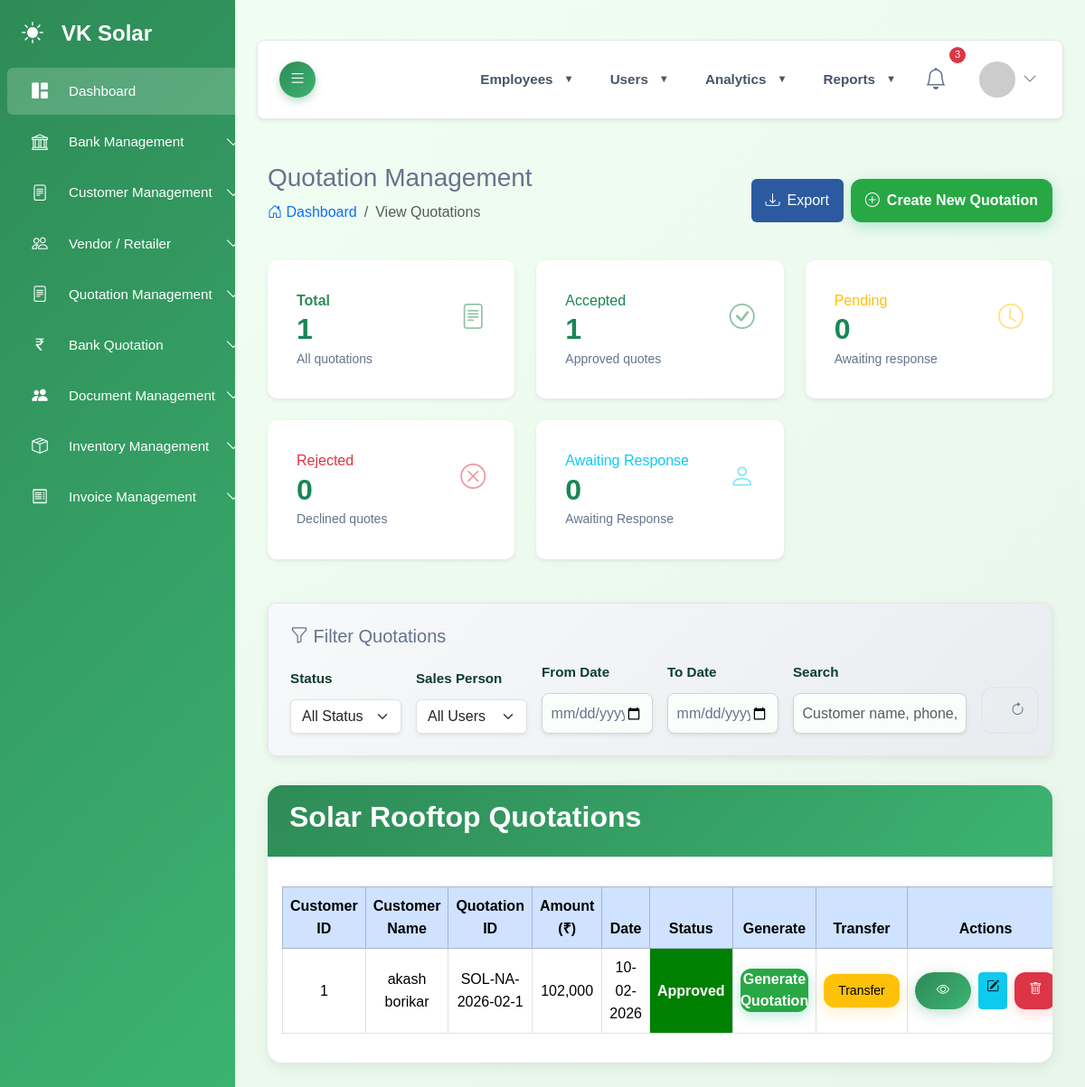
Page /admin/view_quotations.php (signed in) on the committed database.
### tables this page shows
CREATE TABLE `solar_rooftop_quotations` (
  `quotation_id` int NOT NULL,
  `quote_number` varchar(50) NOT NULL,
  `status` enum('sent','approved','declined','under_review') DEFAULT 'sent',
  `customer_id` int DEFAULT NULL,
  `customer_name` varchar(150) NOT NULL,
  `customer_phone` varchar(20) DEFAULT NULL,
  `customer_email` varchar(150) DEFAULT NULL,
  `customer_address` text,
  `prepared_by` varchar(150) DEFAULT NULL,
  `preparer_address` text,
  `preparer_contact` varchar(50) DEFAULT NULL,
  `preparer_email` varchar(150) DEFAULT NULL,
  `roof_type` varchar(50) DEFAULT NULL,
  `roof_area_sqft` decimal(8,2) DEFAULT NULL,
  `property_type` varchar(50) DEFAULT NULL,
  `meter_type` varchar(50) DEFAULT NULL,
  `monthly_bill` decimal(12,2) DEFAULT NULL,
  `panel_wattage` int DEFAULT NULL,
  `panel_count` int DEFAULT NULL,
  `panel_company` varchar(100) DEFAULT NULL,
  `inverter_company` varchar(100) DEFAULT NULL,
  `inverter_capacity` varchar(50) DEFAULT NULL,
  `inverter_type` varchar(50) DEFAULT NULL,
  `inverter_count` int NOT NULL,
  `system_size_kwp` decimal(6,2) DEFAULT NULL,
  `system_type` varchar(50) DEFAULT NULL,
  `total_cost` decimal(12,2) DEFAULT NULL,
  `subsidy` decimal(12,2) DEFAULT NULL,
  `final_cost` decimal(12,2) DEFAULT NULL,
  `monthly_savings` decimal(12,2) DEFAULT NULL,
  `payback_period` decimal(4,1) DEFAULT NULL,
  `created_date` datetime DEFAULT CURRENT_TIMESTAMP,
  `updated_date` datetime DEFAULT CURRENT_TIMESTAMP ON UPDATE CURRENT_TIMESTAMP,
  `battery_backup` tinyint(1) DEFAULT '0',
  `smart_monitoring` tinyint(1) DEFAULT '0',
  `annual_maintenance` tinyint(1) DEFAULT '0'
);

### admin/connect/auth_middleware.php (called while the page is built, shortened)
<?php
class AuthMiddleware {
    private $conn;
    public function __construct($connection) {
        $this->conn = $connection;
    }
    public function requireAuth() {
        if (!$this->verifyUserActive($_SESSION['user_id'])) {
            $this->logout();
            $this->redirectToLogin();
        }
    }
    public function checkPermission($module, $action = 'view') {
        $this->requireAuth();
        $role = $_SESSION['role'];
        $permission = $this->getUserPermission($role, $module);
        switch ($action) {
            case 'view': return $permission['can_view'];
            case 'create': return $permission['can_create'];
            case 'edit': return $permission['can_edit'];
            case 'delete': return $permission['can_delete'];
        }
    }
    private function getUserPermission($role, $module) {
        $stmt = $this->conn->prepare("
            SELECT can_view, can_create, can_edit, can_delete
            FROM user_permissions
            WHERE role = ? AND module = ?
        ");
        $stmt->bind_param("ss", $role, $module);
        $stmt->execute();
        $result = $stmt->get_result();
        if ($result->num_rows > 0) {
            return $result->fetch_assoc();
        }
        return ['can_view' => false, 'can_create' => false, 'can_edit' => false, 'can_delete' => false];
    }
    private function verifyUserActive($userId) {
        $stmt = $this->conn->prepare("
            SELECT id, username, role, is_active
            FROM users
            WHERE id = ? AND is_active = 1
        ");
        $stmt->bind_param("i", $userId);
        $stmt->execute();
        $result = $stmt->get_result();
        if ($result->num_rows > 0) {
            $user = $result->fetch_assoc();
            return true;
        }
        return false;
    }
}
require_once 'db.php';
$auth = new AuthMiddleware($conn);
?>

### admin/connect/fun.php (called while the page is built, shortened)
<?php
class quote {
    private $conn;
    public function __construct($dbConnection) {
        $this->conn = $dbConnection;
    }
    public function getQuotationStats() {
    $sql = "SELECT
                COUNT(*) AS Total,
                SUM(status = 'approved') AS Accepted,
                SUM(status = 'under_review') AS Pending,
                SUM(status = 'sent') AS Awaiting,
                SUM(status = 'declined') AS Declined
            FROM solar_rooftop_quotations";
    $result = $this->conn->query($sql);
    $r = $result->fetch_assoc();
    return [
        'total'    => $r['Total'] ?? 0,
        'accepted' => $r['Accepted'] ?? 0,
        'pending'  => $r['Pending'] ?? 0,
        'awaiting' => $r['Awaiting'] ?? 0,
        'declined' => $r['Declined'] ?? 0
    ];
}
}
?>

### admin/view_quotations.php (the view, shortened to what this page needs)
<?php
require_once "connect/db.php";
require_once "connect/fun.php";
require_once 'connect/auth_middleware.php';
$current_user_id = $_SESSION['user_id'] ?? 0;
$current_user_role = $_SESSION['user_role'] ?? 'guest';
if ($current_user_role === 'guest') {
    require_once 'connect/db.php';
    $stmt = $conn->prepare("SELECT role FROM users WHERE id = ?");
    $stmt->bind_param("i", $current_user_id);
    $stmt->execute();
    $result = $stmt->get_result();
    if ($result->num_rows > 0) {
        $user = $result->fetch_assoc();
        $current_user_role = $user['role'];
    } else {
        session_destroy();
        header("Location: login.php");
        exit();
    }
}
$qobj = new quote($conn);
$quoteStats = $qobj->getQuotationStats();
?>
<!DOCTYPE html>
<html lang="en">
<head>
  <?php require('include/head.php'); ?>
</head>
<body class="bg-light">
  <?php require('include/sidebar.php') ?>
  <div id="main-content">
    <?php require('include/navbar.php') ?>
    <main class="py-4">
      <div class="container-fluid">
        <div class="d-flex justify-content-between align-items-center mb-4">
          <div>
            <h1 class="h3 mb-2 text-gray-800">Quotation Management</h1>
            <nav aria-label="breadcrumb">
              <ol class="breadcrumb">
                <li class="breadcrumb-item"><a href="./" class="text-decoration-none"><i class="bi bi-house-door"></i> Dashboard</a></li>
                <li class="breadcrumb-item active text-gray-600">View Quotations</li>
              </ol>
            </nav>
          </div>
          <div class="d-flex gap-2">
            <button type="button" class="export-btn" onclick="exportQuotations()">
              <i class="bi bi-download me-2"></i>Export
            </button>
            <?php if ($auth->checkPermission('quotation_management', 'create')): ?>
            <a href="quotation_generator" class="btn btn-success px-3">
              <i class="bi bi-plus-circle me-2"></i>Create New Quotation
            </a>
            <?php endif; ?>
          </div>
        </div>
        <div class="row mb-4">
          <div class=" col-md-4 col-6 mb-4">
            <div class="card stat-card border-left-primary">
              <div class="card-body">
                <div class="d-flex justify-content-between">
                  <div>
                    <div class="text-primary font-weight-bold">Total</div>
                    <h2 id="totalQuotations" class="mb-0"><?= $quoteStats['total']; ?></h2>
                  </div>
                  <div class="align-self-center">
                    <i class="bi bi-file-text fs-3 text-primary opacity-50"></i>
                  </div>
                </div>
                <small class="text-muted">All quotations</small>
              </div>
            </div>
          </div>
          <div class=" col-md-4 col-6 mb-4">
            <div class="card stat-card border-left-success">
              <div class="card-body">
                <div class="d-flex justify-content-between">
                  <div>
                    <div class="text-success font-weight-bold">Accepted</div>
                    <h2 id="acceptedQuotations" class="mb-0"><?= $quoteStats['accepted']; ?></h2>
                  </div>
                  <div class="align-self-center">
                    <i class="bi bi-check-circle fs-3 text-success opacity-50"></i>
                  </div>
                </div>
                <small class="text-muted">Approved quotes</small>
              </div>
            </div>
          </div>
          <div class=" col-md-4 col-6 mb-4">
            <div class="card stat-card border-left-warning">
              <div class="card-body">
                <div class="d-flex justify-content-between">
                  <div>
                    <div class="text-warning font-weight-bold">Pending</div>
                    <h2 id="pendingQuotations" class="mb-0"><?= $quoteStats['pending']; ?></h2>
                  </div>
                  <div class="align-self-center">
                    <i class="bi bi-clock fs-3 text-warning opacity-50"></i>
                  </div>
                </div>
                <small class="text-muted">Awaiting response</small>
              </div>
            </div>
          </div>
          <div class=" col-md-4 col-6 mb-4">
            <div class="card stat-card border-left-danger">
              <div class="card-body">
                <div class="d-flex justify-content-between">
                  <div>
                    <div class="text-danger font-weight-bold">Rejected</div>
                    <h2 id="rejectedQuotations" class="mb-0"><?= $quoteStats['declined']; ?></h2>
                  </div>
                  <div class="align-self-center">
                    <i class="bi bi-x-circle fs-3 text-danger opacity-50"></i>
                  </div>
                </div>
                <small class="text-muted">Declined quotes</small>
              </div>
            </div>
          </div>
          <div class=" col-md-4 col-6 mb-4">
            <div class="card stat-card border-left-info">
              <div class="card-body">
                <div class="d-flex justify-content-between">
                  <div>
                    <div class="text-info font-weight-bold">Awaiting Response</div>
                    <h2 id="myQuotations" class="mb-0"><?= $quoteStats['awaiting']; ?></h2>
                  </div>
                  <div class="align-self-center">
                    <i class="bi bi-person fs-3 text-info opacity-50"></i>
                  </div>
                </div>
                <small class="text-muted">Awaiting Response</small>
              </div>
            </div>
          </div>
        </div>
        <div class="filter-section">
          <h5 class="mb-3"><i class="bi bi-funnel"></i> Filter Quotations</h5>
          <div class="row g-3 align-items-end">
            <div class="col-lg-2 col-md-4">
              <label for="statusFilter" class="form-label fw-semibold">Status</label>
              <select class="form-select shadow-sm" id="statusFilter">
                <option value="">All Status</option>
              </select>
            </div>
            <?php if (in_array($current_user_role, ['super_admin', 'admin', 'office_staff'])): ?>
            <div class="col-lg-2 col-md-4">
              <label for="userFilter" class="form-label fw-semibold">Sales Person</label>
              <select class="form-select shadow-sm" id="userFilter">
                <option value="">All Users</option>
              </select>
            </div>
            <?php endif; ?>
            <div class="col-lg-2 col-md-4">
              <label for="dateFrom" class="form-label fw-semibold">From Date</label>
              <input type="date" class="form-control shadow-sm" id="dateFrom">
            </div>
            <div class="col-lg-2 col-md-4">
              <label for="dateTo" class="form-label fw-semibold">To Date</label>
              <input type="date" class="form-control shadow-sm" id="dateTo">
            </div>
            <div class="col-lg-3 col-md-6">
              <label for="searchInput" class="form-label fw-semibold">Search</label>
              <input type="text" class="form-control shadow-sm" id="searchInput" placeholder="Customer name, phone, quotation no...">
            </div>
            <div class="col-lg-1 col-md-3">
              <button type="button" class="btn btn-outline-secondary w-100 h-100" id="resetFilters" title="Reset Filters">
                <i class="bi bi-arrow-clockwise"></i>
              </button>
            </div>
          </div>
        </div>
        <div class="card mt-4">
    <div class="card-header">
        <h2 class="text-center text-white fw-bold">Solar Rooftop Quotations</h2>
    </div>
    <div class="card-body p-3" style="overflow:auto">
        <table class="table table-bordered text-center align-middle quotation-table">
            <thead class="table-primary fw-bold">
                <tr>
                    <th>Customer ID</th>
                    <th>Customer Name</th>
                    <th>Quotation ID</th>
                    <th>Amount (₹)</th>
                    <th>Date</th>
                    <th>Status</th>
                    <th>Generate</th>
                    <th>Transfer</th>
                    <th colspan='2'>Actions</th>
                </tr>
            </thead>
            <tbody>
            <?php
            $result = $conn->query("SELECT quotation_id, customer_name, quote_number, final_cost, created_date, status FROM solar_rooftop_quotations ORDER BY created_date DESC");
$colors = [
    'sent'        => '#1C39BB',
    'approved'    => 'green',
    'declined'    => 'red',
    'under_review'=> 'yellow'
];
            while ($row = $result->fetch_assoc()):
                $status = $row['status'] ?? '';
                $color = $colors[$status] ?? '';
            ?>
                <tr>
                    <td><?= $row['quotation_id'] ?></td>
                    <td><?= $row['customer_name'] ?></td>
                    <td><?= $row['quote_number'] ?></td>
                    <td><?= number_format($row['final_cost'], 0) ?></td>
                    <td><?= date('d-m-Y', strtotime($row['created_date'])) ?></td>
                    <td style="background:<?php echo $color; ?>; color:#fff; font-weight:bold; text-align:center;"><?= ucfirst(str_replace('_',' ', $row['status'])) ?></td>
                    <td>
                        <a href="merged_template.php?quote_id=<?= $row['quotation_id']; ?>"
                           class="btn btn-success btn-xs p-0" target="_blank">
                            Generate Quotation
                        </a>
                    </td>
                    <td>
                        <a href="transfer_to_customer.php?quote_id=<?= $row['quotation_id'] ?>" class="btn btn-warning btn-sm">Transfer</a>
                    </td>
                    <td colspan='2'>
                        <div class="d-flex justify-content-center gap-2">
                            <a href="view_quotation_details.php?quote_id=<?= $row['quotation_id']; ?>"
                               class="btn btn-primary btn-sm">
                                <i class="bi bi-eye"></i>
                            </a>
                            <a href="edit_quotation.php?quote_id=<?= $row['quotation_id']; ?>"
                               class="btn btn-info btn-sm">
                                <i class="bi bi-pencil-square"></i>
                            </a>
                            <a href="delete_quotation.php?quote_id=<?= $row['quotation_id']; ?>"
                               class="btn btn-danger btn-sm"
                               onclick="return confirm('Delete this quotation permanently?')">
                                <i class="bi bi-trash"></i>
                            </a>
                        </div>
</td>
                </tr>
            <?php endwhile; ?>
            </tbody>
        </table>
    </div>
</div>
      </div>
    </main>
  </div>
</body>
</html>

### rows in the picture
solar_rooftop_quotations: quotation_id "1", customer_name "akash borikar", quote_number "SOL-NA-2026-02-1", final_cost "102,000", created_date "10-02-2026", status "Approved"

### other values in the picture
$quoteStats['total'] "1"
$quoteStats['accepted'] "1"
$quoteStats['pending'] "0"
$quoteStats['declined'] "0"
$quoteStats['awaiting'] "0"
